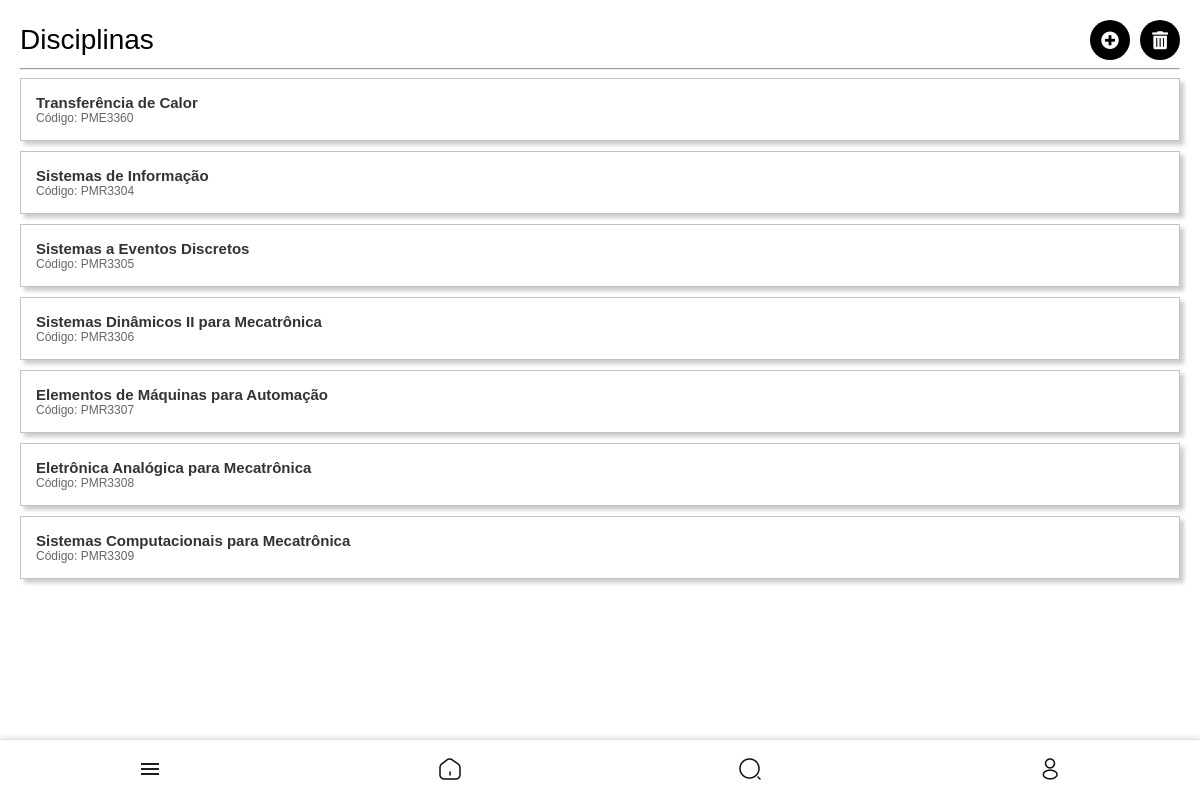
/disciplinas/ (signed in), run on the app's committed database.
### core/models.py (models this page shows, shortened)
class UserDiscipline(models.Model):
    user = models.ForeignKey(settings.AUTH_USER_MODEL, on_delete=models.CASCADE)
    disciplina = models.ForeignKey('Disciplina', on_delete=models.CASCADE)

class Disciplina(models.Model):
    nome = models.CharField(max_length=255)
    codigo = models.CharField(max_length=10)
    curso = models.CharField(max_length=255)
    semestre = models.CharField(max_length=10)
    tipo = models.CharField(max_length=50)
    sala = models.ForeignKey(Sala, on_delete=models.SET_NULL, null=True, blank=True, related_name='disciplinas')
    professor_responsavel = models.ForeignKey(
        settings.AUTH_USER_MODEL,
        null=True,
        blank=True,
        on_delete=models.SET_NULL,
        limit_choices_to={'user_type': 'professor'}
    )
    turma = models.IntegerField(default=1)

### core/views.py (the view)
# urls.py: path('disciplinas/', views.disciplinas, name='disciplinas'),
@login_required
def disciplinas(request):
    if request.user.user_type not in ['aluno', 'representante', 'professor']:
        raise PermissionDenied
    user_disciplines = UserDiscipline.objects.filter(user=request.user).select_related('disciplina')
    turma_counts = {}
    for ud in user_disciplines:
        key = (ud.disciplina.nome, ud.disciplina.codigo)
        if key in turma_counts:
            turma_counts[key] += 1
        else:
            turma_counts[key] = 1
    disciplinas_com_turmas = [
        (ud, turma_counts[(ud.disciplina.nome, ud.disciplina.codigo)] > 1)
        for ud in user_disciplines
    ]
    return render(request, 'core/disciplinas.html', {'user_disciplines': disciplinas_com_turmas})

### templates/core/disciplinas.html (shortened to what this page needs)
{% extends 'core/base.html' %}
{% block content %}
<div class="disciplinas-container">
    <div class="header-container">
        <h1>Disciplinas</h1>
        <div class="actions">
            <a href="{% url 'adicionar_disciplinas' %}" class="icon-btn">
                <i class="fas fa-plus-circle"></i>
            </a>
            <a href="{% url 'remover_disciplinas' %}" class="icon-btn">
                <i class="fas fa-trash-alt"></i>
            </a>
        </div>
    </div>
    <hr>
    <ul class="disciplinas-list">
        {% for user_discipline, show_turma in user_disciplines %}
        <li class="disciplina-item">
            <a href="{% url 'detalhe_disciplina' user_discipline.disciplina.id %}" class="disciplina-nome">
                {{ user_discipline.disciplina.nome }}
            </a>
            <a href="{% url 'detalhe_disciplina' user_discipline.disciplina.id %}" class="disciplina-codigo" style="font-weight: normal; font-size: min(12px,3vw); color: #666;">
                Código: {{ user_discipline.disciplina.codigo }}
            </a>
        </li>
        {% empty %}
        <li class="empty-list" style="font-size: min(15px,4vw); color: #8c8c8c;">Você não adicionou nenhuma disciplina ainda.</li>
        {% endfor %}
    </ul>
</div>
{% endblock %}

### media/style.css (style rules this page uses)
@media (min-width: 769px) { body { font-family: Arial, sans-serif; background-color: rgb(234, 234, 234); display: flex; flex-direction: column; align-items: center; justify-content: flex-start; min-height: 100vh; margin: 0; padding-bottom: 5vw; } }
@media (min-width: 769px) { a { text-decoration: none; color: #000000; } }
@media (min-width: 769px) { .disciplinas-container { padding: min(6vw, 20px); font-family: Arial, sans-serif; padding-bottom: min(20vw,80px); width: 100vw; box-sizing: border-box; } }
@media (min-width: 769px) { .disciplinas-container h1 { font-size: min(28px,8vw); margin-bottom: 0; margin-top: 0; font-weight:normal; text-align: left; } }
@media (min-width: 769px) { .disciplinas-list { list-style: none; padding: 0; margin: 0; } }
@media (min-width: 769px) { .disciplina-item { display: flex; flex-direction: column; background-color: #fff; border: 1px solid #c3c3c3; margin-bottom: min(10px,6vw); padding: min(15px,6vw); box-shadow: min(4px,2vw) min(4px,2vw) min(4px,2vw) rgba(0, 0, 0, 0.2); text-align: left; width: 100%; box-sizing: border-box; position: relative; overflow: hidden; } }
@media (min-width: 769px) { .disciplina-item a { width: 80%; text-align: left; white-space: nowrap; overflow: hidden; text-overflow: ellipsis; text-decoration: none; color: #333; font-size: min(15px,4vw); font-weight: bold; } }
@media (min-width: 769px) { .header-container { display: flex; flex-direction: row; justify-content: space-between; align-items: center; } }
@media (min-width: 769px) { .actions { display: flex; flex-direction: row; gap: min(10px, 2vw); justify-content: center; align-items: center; } }
@media (min-width: 769px) { .actions .icon-btn { display: flex; flex-direction: row; justify-content: center; background-color: #000; color: #fff; border: none; border-radius: 50%; width: min(40px, 8vw); height: min(40px, 8vw); font-size: min(18px, 4vw); cursor: pointer; text-decoration: none; } }
@media (min-width: 769px) { .icon-btn { background: none; border: none; font-size: min(18px, 4vw); color: #000000; cursor: pointer; text-decoration: none; display: flex; align-items: center; justify-content: center; } }
@media (min-width: 769px) { .topico-info p,a { font-size: min(12px); color: grey; } }

### templates/core/disciplinas.html (style rules this page uses)
body { background-color: white; margin: 0; padding: 0; box-sizing: border-box; overflow-x: hidden; }
html, body { width: 100%; }

### data on the page
UserDiscipline: disciplina.nome "Transferência de Calor", disciplina.codigo "PME3360"
UserDiscipline: disciplina.nome "Sistemas de Informação", disciplina.codigo "PMR3304"
UserDiscipline: disciplina.nome "Sistemas a Eventos Discretos", disciplina.codigo "PMR3305"
UserDiscipline: disciplina.nome "Sistemas Dinâmicos II para Mecatrônica", disciplina.codigo "PMR3306"
UserDiscipline: disciplina.nome "Elementos de Máquinas para Automação", disciplina.codigo "PMR3307"
UserDiscipline: disciplina.nome "Eletrônica Analógica para Mecatrônica", disciplina.codigo "PMR3308"
UserDiscipline: disciplina.nome "Sistemas Computacionais para Mecatrônica", disciplina.codigo "PMR3309"
